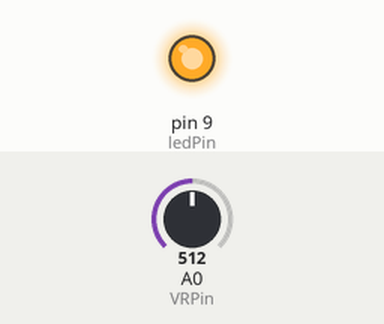
Bench run of a sketch on a simulated Arduino Uno, built with avr-gcc and run on an emulated ATmega328P. Shown: output pins drawn as LEDs (lit = HIGH). Inputs (shaded band) come from the test bench; at power-on: A0 (VRPin) = 512.

Above: at 1.2 s.
1.3 s: A0 (VRPin) set to 122
At 1.8 s:
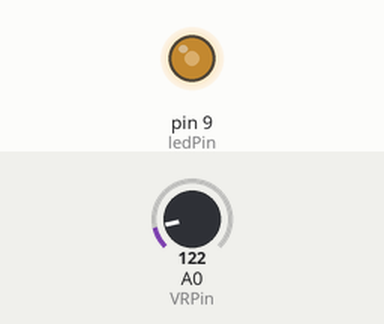
2.8 s: A0 (VRPin) set to 0
At 4.0 s:
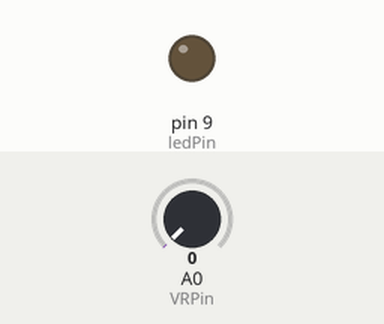
4.3 s: A0 (VRPin) set to 306
At 5.5 s:
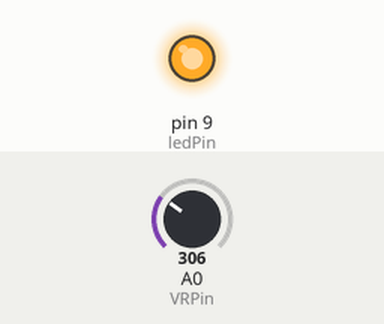
Timing chart, 0 to 7.3 s (numbered marks = the images above; inputs shaded):
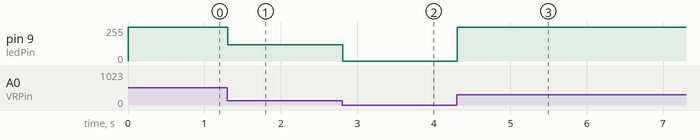

The sketch:

light-control.ino
```cpp
int VRPin = A0;
int ledPin = 9;
int VRValue = 0;
void setup() {
    pinMode(ledPin, OUTPUT);
}

void loop() {
    VRValue = analogRead(VRPin);
    analogWrite(ledPin, VRValue);
    // delay(VRValue);
    // digitalWrite(ledPin, LOW);
    delay(50);
}
```

Measured:
- after the input at 1.3 s, pin 9 (ledPin): 255/255 → 122/255 at once
- after the input at 2.8 s, pin 9 (ledPin): 122/255 → 0/255 at once
- after the input at 4.3 s, pin 9 (ledPin): 0/255 → 255/255 at once
